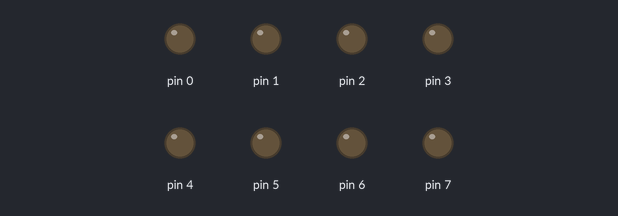
A sketch run on a simulated Arduino Uno, built with avr-gcc and run on an emulated ATmega328P. Parts: output pins drawn as LEDs (lit = HIGH).

Above: at 0.1 s.
At 5.1 s:
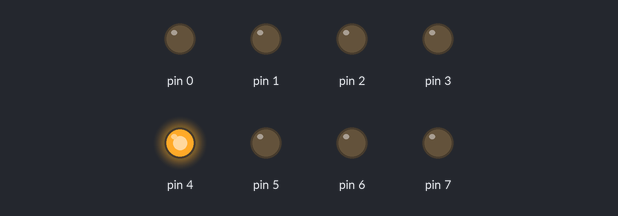
At 10.1 s:
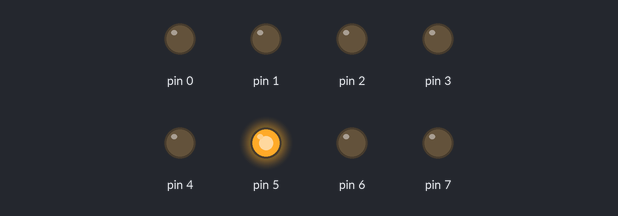
At 20.1 s:
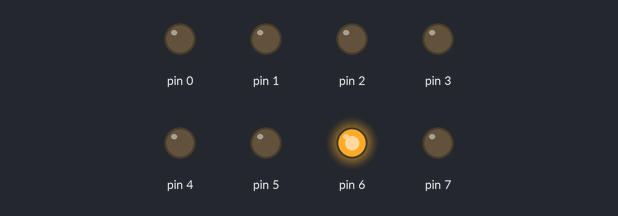
At 30.1 s:
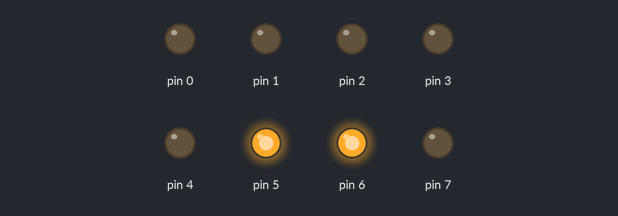
At 39.75 s:
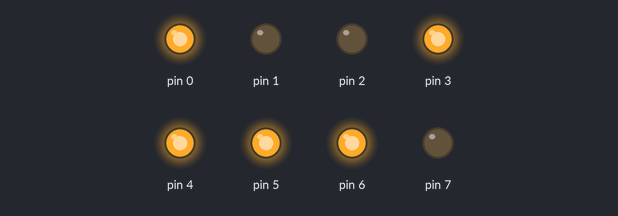
Timing chart, 0 to 40.0 s (numbered marks = the images above):
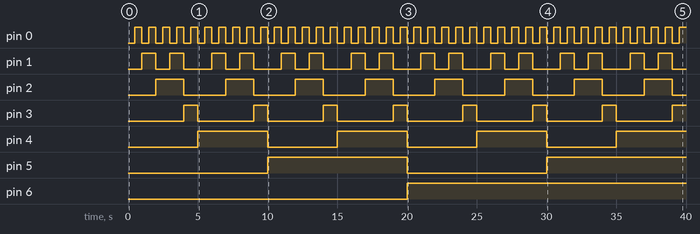

The sketch:

Activity_3_Trial.ino
```cpp
void setup() {
  for (int i = 0; i < 8; i++) {
    pinMode(i, OUTPUT);
  }
}

void loop() {
  for (int i = 0; i < 10; i++) {
    decToBitTens(i);
    for (int j = 0; j < 10; j++) {
      decToBitOnes(j);
      delay(500);
    }
  }
}

void decToBitOnes(int number) {
  for (int i = 0; i < 4; i++) {
    digitalWrite(i, bitRead(number, i));
  }
}

void decToBitTens(int number) {
  for (int i = 4; i < 8; i++) {
    digitalWrite(i, bitRead(number, i - 4));
  }
}
```

Measured:
- by itself, pin 0: alternates HIGH for 0.50 s and LOW for 0.50 s
- by itself, pin 1: repeats every 5.0 s: LOW 1.0 s, HIGH 1.0 s, LOW 2.0 s, HIGH 1.0 s
- by itself, pin 2: alternates HIGH for 2.0 s and LOW for 3.0 s
- by itself, pin 3: alternates HIGH for 1.0 s and LOW for 4.0 s
- by itself, pin 4: alternates HIGH for 5.0 s and LOW for 5.0 s
- by itself, pin 5: LOW → HIGH at 10.0 s, → LOW 10.0 s later, → HIGH 10.0 s later
- by itself, pin 6: LOW → HIGH at 20.0 s
